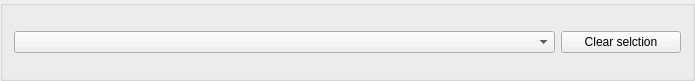
<?xml version="1.0" encoding="UTF-8"?>
<ui version="4.0">
 <class>GroupBox</class>
 <widget class="QGroupBox" name="GroupBox">
  <property name="geometry">
   <rect>
    <x>0</x>
    <y>0</y>
    <width>695</width>
    <height>81</height>
   </rect>
  </property>
  <property name="sizePolicy">
   <sizepolicy hsizetype="Preferred" vsizetype="Fixed">
    <horstretch>0</horstretch>
    <verstretch>0</verstretch>
   </sizepolicy>
  </property>
  <layout class="QHBoxLayout" name="horizontalLayout">
   <item>
    <widget class="QComboBox" name="comboBox"/>
   </item>
   <item>
    <widget class="QPushButton" name="clearPB">
     <property name="maximumSize">
      <size>
       <width>120</width>
       <height>16777215</height>
      </size>
     </property>
     <property name="text">
      <string>Clear selction</string>
     </property>
    </widget>
   </item>
  </layout>
 </widget>
 <resources/>
 <connections/>
</ui>
